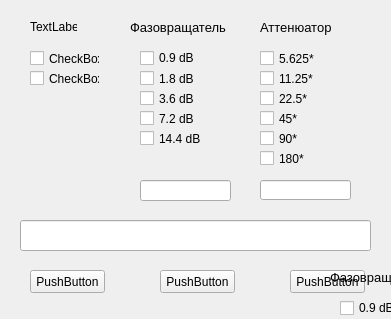
<?xml version="1.0" encoding="UTF-8"?>
<ui version="4.0">
 <class>Form</class>
 <widget class="QWidget" name="Form">
  <property name="geometry">
   <rect>
    <x>0</x>
    <y>0</y>
    <width>391</width>
    <height>319</height>
   </rect>
  </property>
  <property name="windowTitle">
   <string>Form</string>
  </property>
  <widget class="QLabel" name="label">
   <property name="geometry">
    <rect>
     <x>30</x>
     <y>20</y>
     <width>47</width>
     <height>13</height>
    </rect>
   </property>
   <property name="text">
    <string>TextLabel</string>
   </property>
  </widget>
  <widget class="QLabel" name="label_2">
   <property name="geometry">
    <rect>
     <x>130</x>
     <y>20</y>
     <width>121</width>
     <height>16</height>
    </rect>
   </property>
   <property name="text">
    <string>&lt;html&gt;&lt;head/&gt;&lt;body&gt;&lt;p&gt;&lt;span style=&quot; font-size:10pt;&quot;&gt;Фазовращатель&lt;/span&gt;&lt;/p&gt;&lt;/body&gt;&lt;/html&gt;</string>
   </property>
  </widget>
  <widget class="QLabel" name="label_3">
   <property name="geometry">
    <rect>
     <x>260</x>
     <y>20</y>
     <width>91</width>
     <height>16</height>
    </rect>
   </property>
   <property name="text">
    <string>&lt;html&gt;&lt;head/&gt;&lt;body&gt;&lt;p&gt;&lt;span style=&quot; font-size:10pt;&quot;&gt;Аттенюатор&lt;/span&gt;&lt;/p&gt;&lt;/body&gt;&lt;/html&gt;</string>
   </property>
  </widget>
  <widget class="QCheckBox" name="checkBox">
   <property name="enabled">
    <bool>true</bool>
   </property>
   <property name="geometry">
    <rect>
     <x>140</x>
     <y>50</y>
     <width>70</width>
     <height>16</height>
    </rect>
   </property>
   <property name="text">
    <string>0.9 dB</string>
   </property>
   <property name="checkable">
    <bool>true</bool>
   </property>
   <property name="checked">
    <bool>false</bool>
   </property>
   <property name="autoRepeat">
    <bool>false</bool>
   </property>
  </widget>
  <widget class="QCheckBox" name="checkBox_2">
   <property name="geometry">
    <rect>
     <x>140</x>
     <y>70</y>
     <width>70</width>
     <height>17</height>
    </rect>
   </property>
   <property name="text">
    <string>1.8 dB</string>
   </property>
  </widget>
  <widget class="QCheckBox" name="checkBox_3">
   <property name="geometry">
    <rect>
     <x>140</x>
     <y>90</y>
     <width>70</width>
     <height>17</height>
    </rect>
   </property>
   <property name="text">
    <string>3.6 dB</string>
   </property>
  </widget>
  <widget class="QCheckBox" name="checkBox_4">
   <property name="geometry">
    <rect>
     <x>140</x>
     <y>110</y>
     <width>70</width>
     <height>17</height>
    </rect>
   </property>
   <property name="text">
    <string>7.2 dB</string>
   </property>
  </widget>
  <widget class="QCheckBox" name="checkBox_5">
   <property name="geometry">
    <rect>
     <x>140</x>
     <y>130</y>
     <width>70</width>
     <height>17</height>
    </rect>
   </property>
   <property name="text">
    <string>14.4 dB</string>
   </property>
  </widget>
  <widget class="QCheckBox" name="checkBox_6">
   <property name="geometry">
    <rect>
     <x>30</x>
     <y>50</y>
     <width>70</width>
     <height>17</height>
    </rect>
   </property>
   <property name="text">
    <string>CheckBox</string>
   </property>
  </widget>
  <widget class="QCheckBox" name="checkBox_7">
   <property name="geometry">
    <rect>
     <x>30</x>
     <y>70</y>
     <width>70</width>
     <height>17</height>
    </rect>
   </property>
   <property name="text">
    <string>CheckBox</string>
   </property>
  </widget>
  <widget class="QCheckBox" name="checkBox_8">
   <property name="geometry">
    <rect>
     <x>260</x>
     <y>50</y>
     <width>70</width>
     <height>17</height>
    </rect>
   </property>
   <property name="text">
    <string>5.625*</string>
   </property>
  </widget>
  <widget class="QCheckBox" name="checkBox_9">
   <property name="geometry">
    <rect>
     <x>260</x>
     <y>70</y>
     <width>70</width>
     <height>17</height>
    </rect>
   </property>
   <property name="text">
    <string>11.25*</string>
   </property>
  </widget>
  <widget class="QCheckBox" name="checkBox_10">
   <property name="geometry">
    <rect>
     <x>260</x>
     <y>90</y>
     <width>70</width>
     <height>17</height>
    </rect>
   </property>
   <property name="text">
    <string>22.5*</string>
   </property>
  </widget>
  <widget class="QCheckBox" name="checkBox_11">
   <property name="geometry">
    <rect>
     <x>260</x>
     <y>110</y>
     <width>70</width>
     <height>17</height>
    </rect>
   </property>
   <property name="text">
    <string>45*</string>
   </property>
  </widget>
  <widget class="QCheckBox" name="checkBox_12">
   <property name="geometry">
    <rect>
     <x>260</x>
     <y>130</y>
     <width>70</width>
     <height>17</height>
    </rect>
   </property>
   <property name="text">
    <string>90*</string>
   </property>
  </widget>
  <widget class="QCheckBox" name="checkBox_13">
   <property name="geometry">
    <rect>
     <x>260</x>
     <y>150</y>
     <width>70</width>
     <height>17</height>
    </rect>
   </property>
   <property name="text">
    <string>180*</string>
   </property>
  </widget>
  <widget class="QLineEdit" name="lineEdit">
   <property name="geometry">
    <rect>
     <x>20</x>
     <y>220</y>
     <width>351</width>
     <height>31</height>
    </rect>
   </property>
  </widget>
  <widget class="QPushButton" name="pushButton">
   <property name="geometry">
    <rect>
     <x>30</x>
     <y>270</y>
     <width>75</width>
     <height>23</height>
    </rect>
   </property>
   <property name="text">
    <string>PushButton</string>
   </property>
  </widget>
  <widget class="QPushButton" name="pushButton_2">
   <property name="geometry">
    <rect>
     <x>160</x>
     <y>270</y>
     <width>75</width>
     <height>23</height>
    </rect>
   </property>
   <property name="text">
    <string>PushButton</string>
   </property>
  </widget>
  <widget class="QPushButton" name="pushButton_3">
   <property name="geometry">
    <rect>
     <x>290</x>
     <y>270</y>
     <width>75</width>
     <height>23</height>
    </rect>
   </property>
   <property name="text">
    <string>PushButton</string>
   </property>
  </widget>
  <widget class="QLineEdit" name="lineEdit_2">
   <property name="geometry">
    <rect>
     <x>140</x>
     <y>180</y>
     <width>91</width>
     <height>21</height>
    </rect>
   </property>
  </widget>
  <widget class="QLineEdit" name="lineEdit_3">
   <property name="geometry">
    <rect>
     <x>260</x>
     <y>180</y>
     <width>91</width>
     <height>20</height>
    </rect>
   </property>
  </widget>
  <widget class="QCheckBox" name="checkBox_14">
   <property name="geometry">
    <rect>
     <x>340</x>
     <y>320</y>
     <width>70</width>
     <height>17</height>
    </rect>
   </property>
   <property name="text">
    <string>1.8 dB</string>
   </property>
  </widget>
  <widget class="QCheckBox" name="checkBox_15">
   <property name="geometry">
    <rect>
     <x>340</x>
     <y>360</y>
     <width>70</width>
     <height>17</height>
    </rect>
   </property>
   <property name="text">
    <string>7.2 dB</string>
   </property>
  </widget>
  <widget class="QCheckBox" name="checkBox_16">
   <property name="geometry">
    <rect>
     <x>460</x>
     <y>380</y>
     <width>70</width>
     <height>17</height>
    </rect>
   </property>
   <property name="text">
    <string>90*</string>
   </property>
  </widget>
  <widget class="QCheckBox" name="checkBox_17">
   <property name="geometry">
    <rect>
     <x>460</x>
     <y>300</y>
     <width>70</width>
     <height>17</height>
    </rect>
   </property>
   <property name="text">
    <string>5.625*</string>
   </property>
  </widget>
  <widget class="QLabel" name="label_4">
   <property name="geometry">
    <rect>
     <x>460</x>
     <y>270</y>
     <width>91</width>
     <height>16</height>
    </rect>
   </property>
   <property name="text">
    <string>&lt;html&gt;&lt;head/&gt;&lt;body&gt;&lt;p&gt;&lt;span style=&quot; font-size:10pt;&quot;&gt;Аттенюатор&lt;/span&gt;&lt;/p&gt;&lt;/body&gt;&lt;/html&gt;</string>
   </property>
  </widget>
  <widget class="QCheckBox" name="checkBox_18">
   <property name="geometry">
    <rect>
     <x>340</x>
     <y>380</y>
     <width>70</width>
     <height>17</height>
    </rect>
   </property>
   <property name="text">
    <string>14.4 dB</string>
   </property>
  </widget>
  <widget class="QCheckBox" name="checkBox_19">
   <property name="geometry">
    <rect>
     <x>460</x>
     <y>360</y>
     <width>70</width>
     <height>17</height>
    </rect>
   </property>
   <property name="text">
    <string>45*</string>
   </property>
  </widget>
  <widget class="QCheckBox" name="checkBox_20">
   <property name="geometry">
    <rect>
     <x>460</x>
     <y>340</y>
     <width>70</width>
     <height>17</height>
    </rect>
   </property>
   <property name="text">
    <string>22.5*</string>
   </property>
  </widget>
  <widget class="QCheckBox" name="checkBox_21">
   <property name="geometry">
    <rect>
     <x>340</x>
     <y>340</y>
     <width>70</width>
     <height>17</height>
    </rect>
   </property>
   <property name="text">
    <string>3.6 dB</string>
   </property>
  </widget>
  <widget class="QCheckBox" name="checkBox_22">
   <property name="enabled">
    <bool>true</bool>
   </property>
   <property name="geometry">
    <rect>
     <x>340</x>
     <y>300</y>
     <width>70</width>
     <height>16</height>
    </rect>
   </property>
   <property name="text">
    <string>0.9 dB</string>
   </property>
   <property name="checkable">
    <bool>true</bool>
   </property>
   <property name="checked">
    <bool>false</bool>
   </property>
   <property name="autoRepeat">
    <bool>false</bool>
   </property>
  </widget>
  <widget class="QCheckBox" name="checkBox_23">
   <property name="geometry">
    <rect>
     <x>460</x>
     <y>400</y>
     <width>70</width>
     <height>17</height>
    </rect>
   </property>
   <property name="text">
    <string>180*</string>
   </property>
  </widget>
  <widget class="QLabel" name="label_5">
   <property name="geometry">
    <rect>
     <x>330</x>
     <y>270</y>
     <width>121</width>
     <height>16</height>
    </rect>
   </property>
   <property name="text">
    <string>&lt;html&gt;&lt;head/&gt;&lt;body&gt;&lt;p&gt;&lt;span style=&quot; font-size:10pt;&quot;&gt;Фазовращатель&lt;/span&gt;&lt;/p&gt;&lt;/body&gt;&lt;/html&gt;</string>
   </property>
  </widget>
  <widget class="QLineEdit" name="lineEdit_4">
   <property name="geometry">
    <rect>
     <x>340</x>
     <y>430</y>
     <width>91</width>
     <height>21</height>
    </rect>
   </property>
  </widget>
  <widget class="QCheckBox" name="checkBox_24">
   <property name="geometry">
    <rect>
     <x>460</x>
     <y>320</y>
     <width>70</width>
     <height>17</height>
    </rect>
   </property>
   <property name="text">
    <string>11.25*</string>
   </property>
  </widget>
  <widget class="QLineEdit" name="lineEdit_5">
   <property name="geometry">
    <rect>
     <x>460</x>
     <y>430</y>
     <width>91</width>
     <height>20</height>
    </rect>
   </property>
  </widget>
 </widget>
 <resources/>
 <connections/>
</ui>
